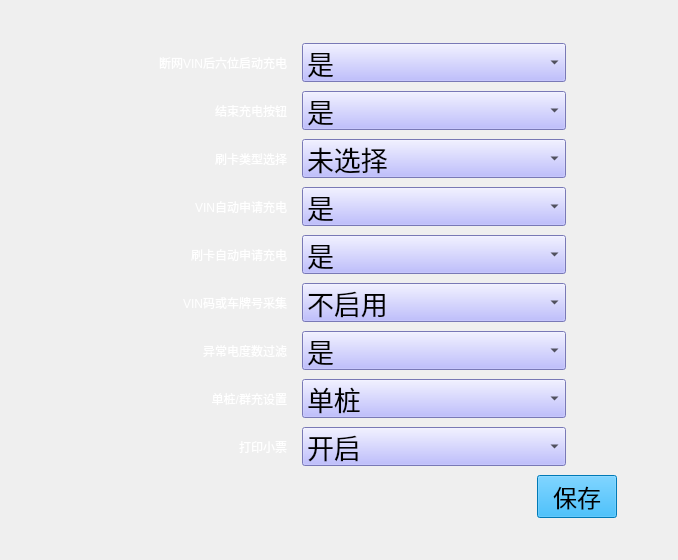
<?xml version="1.0" encoding="UTF-8"?>
<ui version="4.0">
 <class>SpecialFeatureSet</class>
 <widget class="QWidget" name="SpecialFeatureSet">
  <property name="geometry">
   <rect>
    <x>0</x>
    <y>0</y>
    <width>678</width>
    <height>560</height>
   </rect>
  </property>
  <property name="windowTitle">
   <string>Form</string>
  </property>
  <property name="styleSheet">
   <string notr="true"/>
  </property>
  <layout class="QVBoxLayout" name="verticalLayout_3">
   <property name="sizeConstraint">
    <enum>QLayout::SetMinAndMaxSize</enum>
   </property>
   <item>
    <layout class="QVBoxLayout" name="verticalLayout_2" stretch="1,3,1">
     <property name="sizeConstraint">
      <enum>QLayout::SetMinAndMaxSize</enum>
     </property>
     <item>
      <spacer name="verticalSpacer_2">
       <property name="orientation">
        <enum>Qt::Vertical</enum>
       </property>
       <property name="sizeHint" stdset="0">
        <size>
         <width>20</width>
         <height>40</height>
        </size>
       </property>
      </spacer>
     </item>
     <item>
      <layout class="QHBoxLayout" name="horizontalLayout_3" stretch="1,11,1">
       <property name="sizeConstraint">
        <enum>QLayout::SetMinAndMaxSize</enum>
       </property>
       <item>
        <spacer name="horizontalSpacer_2">
         <property name="orientation">
          <enum>Qt::Horizontal</enum>
         </property>
         <property name="sizeHint" stdset="0">
          <size>
           <width>17</width>
           <height>20</height>
          </size>
         </property>
        </spacer>
       </item>
       <item>
        <layout class="QVBoxLayout" name="verticalLayout" stretch="9,1,1">
         <property name="sizeConstraint">
          <enum>QLayout::SetMinAndMaxSize</enum>
         </property>
         <item>
          <layout class="QHBoxLayout" name="horizontalLayout_2" stretch="10,1">
           <property name="sizeConstraint">
            <enum>QLayout::SetMinAndMaxSize</enum>
           </property>
           <item>
            <layout class="QGridLayout" name="gridLayout" columnstretch="2,0">
             <property name="sizeConstraint">
              <enum>QLayout::SetMinAndMaxSize</enum>
             </property>
             <property name="bottomMargin">
              <number>3</number>
             </property>
             <property name="horizontalSpacing">
              <number>15</number>
             </property>
             <property name="verticalSpacing">
              <number>9</number>
             </property>
             <item row="4" column="0">
              <widget class="QLabel" name="labelCardAutoApplyCharging">
               <property name="styleSheet">
                <string notr="true">font: 18pt &quot;Sans Serif&quot;;
color: rgb(255, 255, 255);</string>
               </property>
               <property name="text">
                <string>刷卡自动申请充电</string>
               </property>
               <property name="alignment">
                <set>Qt::AlignRight|Qt::AlignTrailing|Qt::AlignVCenter</set>
               </property>
              </widget>
             </item>
             <item row="4" column="1">
              <widget class="QComboBox" name="comboBoxCardAutoApplyCharging">
               <property name="sizePolicy">
                <sizepolicy hsizetype="Preferred" vsizetype="Preferred">
                 <horstretch>0</horstretch>
                 <verstretch>0</verstretch>
                </sizepolicy>
               </property>
               <property name="font">
                <font>
                 <pointsize>20</pointsize>
                </font>
               </property>
               <property name="styleSheet">
                <string notr="true">background-color: rgb(170, 170, 255);</string>
               </property>
               <item>
                <property name="text">
                 <string>是 </string>
                </property>
               </item>
               <item>
                <property name="text">
                 <string>否</string>
                </property>
               </item>
              </widget>
             </item>
             <item row="6" column="1">
              <widget class="QComboBox" name="comboBoxAbnormalElectricPowerFilter">
               <property name="sizePolicy">
                <sizepolicy hsizetype="Preferred" vsizetype="Preferred">
                 <horstretch>0</horstretch>
                 <verstretch>0</verstretch>
                </sizepolicy>
               </property>
               <property name="font">
                <font>
                 <pointsize>20</pointsize>
                </font>
               </property>
               <property name="styleSheet">
                <string notr="true">background-color: rgb(170, 170, 255);</string>
               </property>
               <item>
                <property name="text">
                 <string>是 </string>
                </property>
               </item>
               <item>
                <property name="text">
                 <string>否</string>
                </property>
               </item>
              </widget>
             </item>
             <item row="1" column="0">
              <widget class="QLabel" name="labelTerminalInforEndButton">
               <property name="styleSheet">
                <string notr="true">font: 18pt &quot;Sans Serif&quot;;
color: rgb(255, 255, 255);</string>
               </property>
               <property name="text">
                <string>结束充电按钮</string>
               </property>
               <property name="alignment">
                <set>Qt::AlignRight|Qt::AlignTrailing|Qt::AlignVCenter</set>
               </property>
              </widget>
             </item>
             <item row="3" column="1">
              <widget class="QComboBox" name="comboBoxVINAutoCharging">
               <property name="sizePolicy">
                <sizepolicy hsizetype="Preferred" vsizetype="Preferred">
                 <horstretch>0</horstretch>
                 <verstretch>0</verstretch>
                </sizepolicy>
               </property>
               <property name="font">
                <font>
                 <pointsize>20</pointsize>
                </font>
               </property>
               <property name="styleSheet">
                <string notr="true">background-color: rgb(170, 170, 255);</string>
               </property>
               <property name="maxVisibleItems">
                <number>10</number>
               </property>
               <item>
                <property name="text">
                 <string>是 </string>
                </property>
               </item>
               <item>
                <property name="text">
                 <string>否</string>
                </property>
               </item>
              </widget>
             </item>
             <item row="6" column="0">
              <widget class="QLabel" name="labelAbnormalElectricPowerFilter">
               <property name="styleSheet">
                <string notr="true">font: 18pt &quot;Sans Serif&quot;;
color: rgb(255, 255, 255);</string>
               </property>
               <property name="text">
                <string>异常电度数过滤</string>
               </property>
               <property name="alignment">
                <set>Qt::AlignRight|Qt::AlignTrailing|Qt::AlignVCenter</set>
               </property>
              </widget>
             </item>
             <item row="1" column="1">
              <widget class="QComboBox" name="comboBoxTerminalInforEndButton">
               <property name="sizePolicy">
                <sizepolicy hsizetype="Preferred" vsizetype="Preferred">
                 <horstretch>0</horstretch>
                 <verstretch>0</verstretch>
                </sizepolicy>
               </property>
               <property name="font">
                <font>
                 <pointsize>20</pointsize>
                </font>
               </property>
               <property name="styleSheet">
                <string notr="true">background-color: rgb(170, 170, 255);</string>
               </property>
               <item>
                <property name="text">
                 <string>是 </string>
                </property>
               </item>
               <item>
                <property name="text">
                 <string>否</string>
                </property>
               </item>
              </widget>
             </item>
             <item row="0" column="1">
              <widget class="QComboBox" name="comboBoxNetworkoutVINCharging">
               <property name="sizePolicy">
                <sizepolicy hsizetype="Preferred" vsizetype="Preferred">
                 <horstretch>0</horstretch>
                 <verstretch>0</verstretch>
                </sizepolicy>
               </property>
               <property name="maximumSize">
                <size>
                 <width>16777215</width>
                 <height>16777215</height>
                </size>
               </property>
               <property name="font">
                <font>
                 <pointsize>20</pointsize>
                </font>
               </property>
               <property name="layoutDirection">
                <enum>Qt::LeftToRight</enum>
               </property>
               <property name="styleSheet">
                <string notr="true">background-color: rgb(170, 170, 255);</string>
               </property>
               <property name="maxVisibleItems">
                <number>10</number>
               </property>
               <property name="sizeAdjustPolicy">
                <enum>QComboBox::AdjustToContents</enum>
               </property>
               <item>
                <property name="text">
                 <string>是 </string>
                </property>
               </item>
               <item>
                <property name="text">
                 <string>否</string>
                </property>
               </item>
              </widget>
             </item>
             <item row="5" column="1">
              <widget class="QComboBox" name="comboBoxVINNumberOrLicenseNumber">
               <property name="sizePolicy">
                <sizepolicy hsizetype="Preferred" vsizetype="Preferred">
                 <horstretch>0</horstretch>
                 <verstretch>0</verstretch>
                </sizepolicy>
               </property>
               <property name="font">
                <font>
                 <pointsize>20</pointsize>
                </font>
               </property>
               <property name="styleSheet">
                <string notr="true">background-color: rgb(170, 170, 255);</string>
               </property>
               <item>
                <property name="text">
                 <string>不启用</string>
                </property>
               </item>
               <item>
                <property name="text">
                 <string>VIN码</string>
                </property>
               </item>
               <item>
                <property name="text">
                 <string>车牌号</string>
                </property>
               </item>
              </widget>
             </item>
             <item row="2" column="0">
              <widget class="QLabel" name="labelCardTypeChoose">
               <property name="styleSheet">
                <string notr="true">font: 18pt &quot;Sans Serif&quot;;
color: rgb(255, 255, 255);</string>
               </property>
               <property name="text">
                <string>刷卡类型选择</string>
               </property>
               <property name="alignment">
                <set>Qt::AlignRight|Qt::AlignTrailing|Qt::AlignVCenter</set>
               </property>
              </widget>
             </item>
             <item row="3" column="0">
              <widget class="QLabel" name="labelVINAutoCharging">
               <property name="styleSheet">
                <string notr="true">font: 18pt &quot;Sans Serif&quot;;
color: rgb(255, 255, 255);</string>
               </property>
               <property name="text">
                <string>VIN自动申请充电</string>
               </property>
               <property name="alignment">
                <set>Qt::AlignRight|Qt::AlignTrailing|Qt::AlignVCenter</set>
               </property>
              </widget>
             </item>
             <item row="5" column="0">
              <widget class="QLabel" name="labelVINNumberOrLicenseNumber">
               <property name="styleSheet">
                <string notr="true">font: 18pt &quot;Sans Serif&quot;;
color: rgb(255, 255, 255);</string>
               </property>
               <property name="text">
                <string>VIN码或车牌号采集</string>
               </property>
               <property name="alignment">
                <set>Qt::AlignRight|Qt::AlignTrailing|Qt::AlignVCenter</set>
               </property>
              </widget>
             </item>
             <item row="7" column="1">
              <widget class="QComboBox" name="PileTypeSetBox">
               <property name="font">
                <font>
                 <pointsize>20</pointsize>
                </font>
               </property>
               <property name="styleSheet">
                <string notr="true">background-color: rgb(170, 170, 255);</string>
               </property>
               <item>
                <property name="text">
                 <string>单桩</string>
                </property>
               </item>
               <item>
                <property name="text">
                 <string>群充</string>
                </property>
               </item>
              </widget>
             </item>
             <item row="7" column="0">
              <widget class="QLabel" name="labelPileTypeSet">
               <property name="styleSheet">
                <string notr="true">font: 18pt &quot;Sans Serif&quot;;
color: rgb(255, 255, 255);</string>
               </property>
               <property name="text">
                <string>单桩/群充设置</string>
               </property>
               <property name="alignment">
                <set>Qt::AlignRight|Qt::AlignTrailing|Qt::AlignVCenter</set>
               </property>
              </widget>
             </item>
             <item row="2" column="1">
              <widget class="QComboBox" name="comboBoxCardTypeChoose">
               <property name="sizePolicy">
                <sizepolicy hsizetype="Preferred" vsizetype="Preferred">
                 <horstretch>0</horstretch>
                 <verstretch>0</verstretch>
                </sizepolicy>
               </property>
               <property name="font">
                <font>
                 <pointsize>20</pointsize>
                </font>
               </property>
               <property name="styleSheet">
                <string notr="true">background-color: rgb(170, 170, 255);</string>
               </property>
               <item>
                <property name="text">
                 <string>未选择</string>
                </property>
               </item>
               <item>
                <property name="text">
                 <string>ID卡</string>
                </property>
               </item>
               <item>
                <property name="text">
                 <string>特来电CPU卡</string>
                </property>
               </item>
               <item>
                <property name="text">
                 <string>智能出行卡</string>
                </property>
               </item>
               <item>
                <property name="text">
                 <string>招商银行卡</string>
                </property>
               </item>
               <item>
                <property name="text">
                 <string>车分享卡</string>
                </property>
               </item>
               <item>
                <property name="text">
                 <string>智能出行+CPU卡</string>
                </property>
               </item>
               <item>
                <property name="text">
                 <string>招商银行卡+CPU卡</string>
                </property>
               </item>
               <item>
                <property name="text">
                 <string>车分享卡+CPU卡</string>
                </property>
               </item>
              </widget>
             </item>
             <item row="0" column="0">
              <widget class="QLabel" name="labelNetworkoutVINCharging">
               <property name="styleSheet">
                <string notr="true">font: 18pt &quot;Sans Serif&quot;;
color: rgb(255, 255, 255);</string>
               </property>
               <property name="text">
                <string>断网VIN后六位启动充电</string>
               </property>
               <property name="alignment">
                <set>Qt::AlignRight|Qt::AlignTrailing|Qt::AlignVCenter</set>
               </property>
              </widget>
             </item>
             <item row="8" column="1">
              <widget class="QComboBox" name="comboBoxPrintTicket">
               <property name="font">
                <font>
                 <pointsize>20</pointsize>
                </font>
               </property>
               <property name="styleSheet">
                <string notr="true">background-color: rgb(170, 170, 255);</string>
               </property>
               <item>
                <property name="text">
                 <string>开启</string>
                </property>
               </item>
               <item>
                <property name="text">
                 <string>关闭</string>
                </property>
               </item>
              </widget>
             </item>
             <item row="8" column="0">
              <widget class="QLabel" name="labelPrintTicket">
               <property name="styleSheet">
                <string notr="true">font: 18pt &quot;Sans Serif&quot;;
color: rgb(255, 255, 255);</string>
               </property>
               <property name="text">
                <string>打印小票</string>
               </property>
               <property name="alignment">
                <set>Qt::AlignRight|Qt::AlignTrailing|Qt::AlignVCenter</set>
               </property>
              </widget>
             </item>
            </layout>
           </item>
           <item>
            <spacer name="horizontalSpacer">
             <property name="orientation">
              <enum>Qt::Horizontal</enum>
             </property>
             <property name="sizeHint" stdset="0">
              <size>
               <width>40</width>
               <height>20</height>
              </size>
             </property>
            </spacer>
           </item>
          </layout>
         </item>
         <item>
          <spacer name="verticalSpacer">
           <property name="orientation">
            <enum>Qt::Vertical</enum>
           </property>
           <property name="sizeHint" stdset="0">
            <size>
             <width>20</width>
             <height>18</height>
            </size>
           </property>
          </spacer>
         </item>
         <item>
          <layout class="QHBoxLayout" name="horizontalLayout" stretch="10,1">
           <property name="sizeConstraint">
            <enum>QLayout::SetMinAndMaxSize</enum>
           </property>
           <item>
            <spacer name="horizontalSpacer_3">
             <property name="orientation">
              <enum>Qt::Horizontal</enum>
             </property>
             <property name="sizeHint" stdset="0">
              <size>
               <width>40</width>
               <height>20</height>
              </size>
             </property>
            </spacer>
           </item>
           <item>
            <widget class="QPushButton" name="buttonSave">
             <property name="focusPolicy">
              <enum>Qt::NoFocus</enum>
             </property>
             <property name="styleSheet">
              <string notr="true">QPushButton { background-color: rgb(0, 170, 255); color: rgb(0, 0, 0); } 
QPushButton:hover:pressed{ background-color: rgb(0,0,127); color:rgb(255, 255, 255);} 
QPushButton:hover:!pressed{ background-color: rgb(0, 170, 255); color: rgb(0, 0, 0); }
QPushButton {font: 18pt ; } </string>
             </property>
             <property name="text">
              <string>保存</string>
             </property>
            </widget>
           </item>
          </layout>
         </item>
        </layout>
       </item>
       <item>
        <spacer name="horizontalSpacer_4">
         <property name="orientation">
          <enum>Qt::Horizontal</enum>
         </property>
         <property name="sizeHint" stdset="0">
          <size>
           <width>17</width>
           <height>20</height>
          </size>
         </property>
        </spacer>
       </item>
      </layout>
     </item>
     <item>
      <spacer name="verticalSpacer_3">
       <property name="orientation">
        <enum>Qt::Vertical</enum>
       </property>
       <property name="sizeHint" stdset="0">
        <size>
         <width>20</width>
         <height>40</height>
        </size>
       </property>
      </spacer>
     </item>
    </layout>
   </item>
  </layout>
 </widget>
 <resources/>
 <connections/>
</ui>
